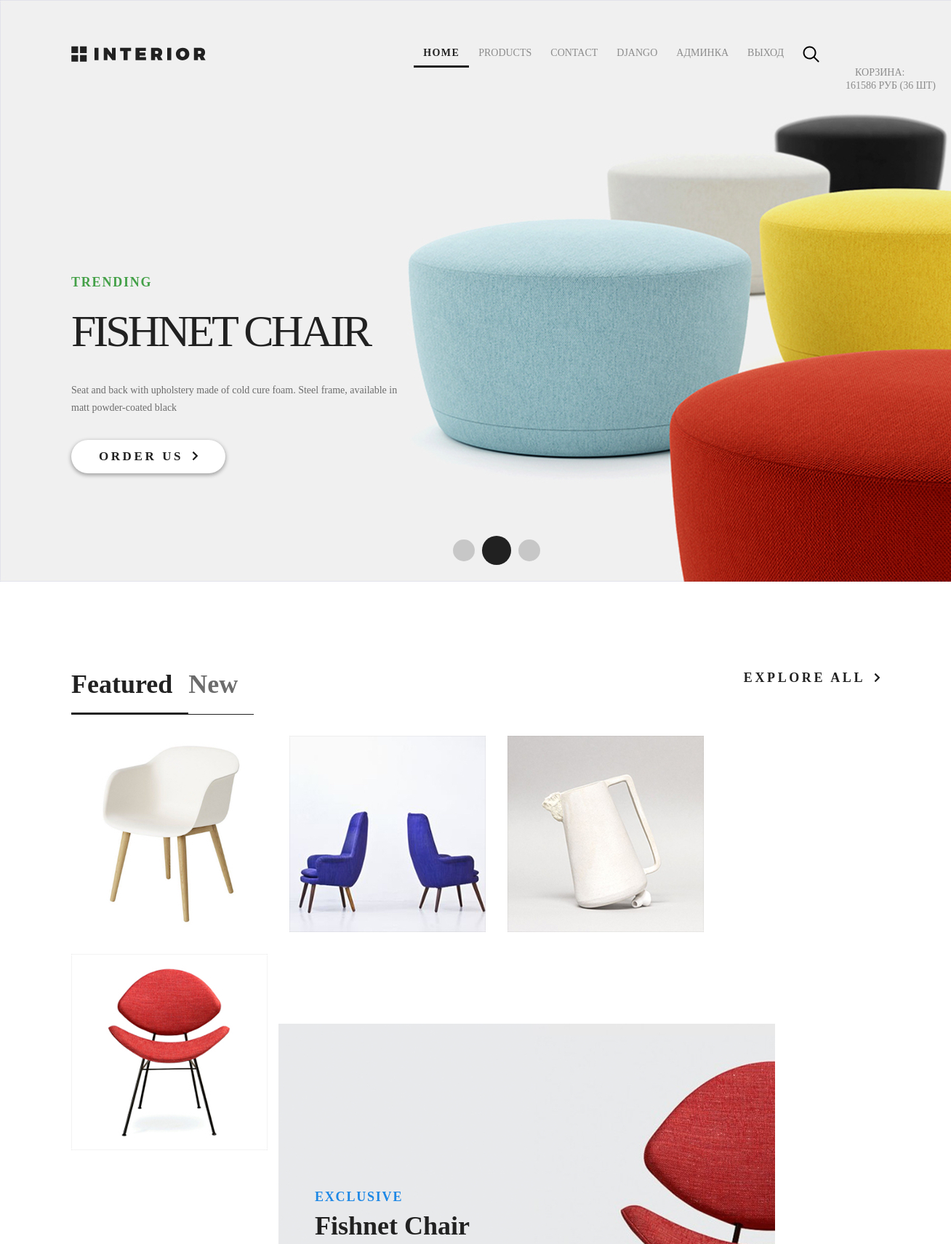
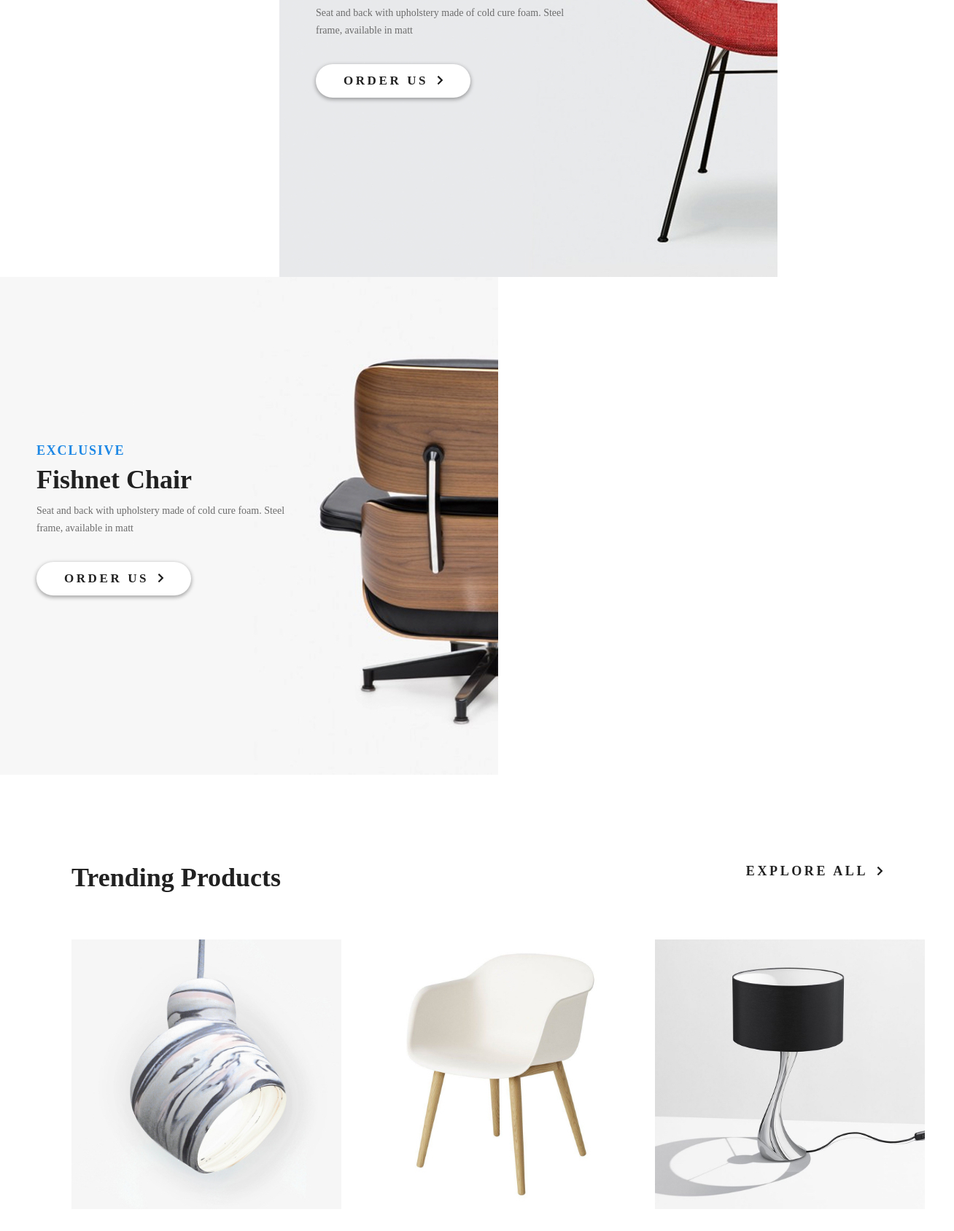
Page / (signed in, upper part) on the committed database (2 pictures, top to bottom).
### authapp/models.py (models this page shows)
class ShopUser(AbstractUser):
    age = models.PositiveSmallIntegerField('Возраст', null=True)
    avatar = models.ImageField(upload_to='users_avatars', blank=True)
    id_for_friends = models.CharField('Код для пригашения друзей', max_length=8, blank=True)

### basketapp/models.py (models this page shows)
class Basket(models.Model):
    user = models.ForeignKey(ShopUser, on_delete=models.CASCADE, related_name='basket')
    product = models.ForeignKey(Product, on_delete=models.CASCADE)
    quantity = models.PositiveIntegerField('количество', default=0)
    add_datetime = models.DateTimeField('дата добавления', auto_now_add=True)
    @property
    def product_cost(self):
        return self.product.price * self.quantity
    @property
    def total_quantity(self):
        return sum(map(lambda x: x.quantity, self.user.basket.all()))
    @property
    def total_cost(self):
        return sum(map(lambda x: x.product_cost, self.user.basket.all()))

### mainapp/models.py (models this page shows, shortened)
class Product(models.Model):
    category = models.ForeignKey(ProductCategory, on_delete=models.PROTECT, verbose_name='Категория')
    name = models.CharField('Название', max_length=128)
    short_description = models.CharField('Краткое описание', max_length=128, blank=True)
    description = models.TextField('Описание', blank=True)
    quantity = models.PositiveIntegerField('Количество', default=0)
    price = models.DecimalField('Цена', max_digits=10, decimal_places=0, default=0)
    image = models.ImageField(upload_to='products_images', blank=True)
    is_active = models.BooleanField(default=True)
    created_at = models.DateTimeField('Дата создания', auto_now_add=True)
    updated_at = models.DateTimeField('Дата обновления', auto_now=True)

### mainapp/views.py (the view)
# urls.py: path('', adminapp.ShopUserList.as_view(), name='index'),
def index(request):
    context = {
        'page_title': 'Interior',
        'basket': get_basket(request),
    }
    return render(request, 'mainapp/index.html', context)

### mainapp/views.py (called while the page is built)
def get_basket(request):
    return request.user.is_authenticated and request.user.basket.all() or []

### mainapp/templates/mainapp/index.html (shortened to what this page needs)
{% extends 'mainapp/base.html' %}
{% load static %}
{% block container %}
	<div class="slider padding-site">
		{% include 'mainapp/includes/inc__main_menu.html' %}
		<div class="slider-text">
			<p class="slider-tranding">TRENDING</p>
			<h2 class="slider-header">Fishnet Chair</h2>
			<p class="slider-content">
				Seat and back with upholstery made of cold cure foam. Steel frame, available in matt powder-coated black
			</p>
		</div>
		<div class="button">
			<a href="#" class="button-link">Order Us<span class="arrow-button"><img src="{% static 'icons/arrow.svg' %}" alt="arrow"></span></a>
		</div>
		<div class="slider-pagination">
			<a href="#" class="slider-pagination-circle"></a><a href="#" class=" slider-pagination-circle slider-pagination-circle-active"></a><a href="#" class="slider-pagination-circle"></a>
		</div>
	</div>
	<div class="featured padding-site">
		<div class="featured-header clearfix">
			<ul class="featured-tabs">
				<li class="featured-tabs-list"><a href="#" class="featured-tabs-link featured-tabs-link-active">
					Featured</a>
				</li>
				<li class="featured-tabs-list"><a href="#" class="featured-tabs-link">
					New</a>
				</li>
			</ul>
			<div class="explore-all clearfix"><a href="#" class="explore-all-link">Explore all<span class="arrow-button"><img src="{% static 'icons/arrow.svg' %}" alt="arrow"></span></a>
			</div>
		</div>
		<ul class="featured-products clearfix">
			<li class="featured-product-list"><a href="#" class="featured-product-link featured-product-link-active"><img src="{% static 'img/product-1.jpg' %}" alt="photo1"></a></li>
			<li class="featured-product-list"><a href="#" class="featured-product-link"><img src="{% static 'img/product-2.jpg' %}" alt="photo2"></a></li>
			<li class="featured-product-list"><a href="#" class="featured-product-link"><img src="{% static 'img/product-3.jpg' %}" alt="photo3"></a></li>
			<li class="featured-product-list"><a href="#" class="featured-product-link"><img src="{% static 'img/product-4.jpg' %}" alt="photo4"></a></li>
		</ul>
	</div>
	<div class="exclusive clearfix">
		<div class="exclusive-block-1">
			<div class="exclusive-text">
				<div class="exclusive-text-theme">
					exclusive
				</div>
				<div class="exclusive-text-heading">
					Fishnet Chair
				</div>
				<div class="exclusive-text-text">
					Seat and back with upholstery made of cold cure foam. Steel frame, available in matt
				</div>
				<div class="button">
					<a href="#" class="button-link">Order Us<span class="arrow-button"><img src="{% static 'icons/arrow.svg' %}" alt="arrow"></span></a>
				</div>
			</div>
		</div>
		<div class="exclusive-block-2">
			<div class="exclusive-text">
				<div class="exclusive-text-theme">
					exclusive
				</div>
				<div class="exclusive-text-heading">
					Fishnet Chair
				</div>
				<div class="exclusive-text-text">
					Seat and back with upholstery made of cold cure foam. Steel frame, available in matt
				</div>
				<div class="button">
					<a href="#" class="button-link">Order Us<span class="arrow-button"><img src="{% static 'icons/arrow.svg' %}" alt="arrow"></span></a>
				</div>
			</div>
		</div>
	</div>
	<div class="trending padding-site">
		<div class="trending-header clearfix">
			<div class="trending-header-text">
				Trending Products
			</div>
			<div class="explore-all clearfix"><a href="#" class="explore-all-link">Explore all<span class="arrow-button"><img src="{% static 'icons/arrow.svg' %}" alt="arrow"></span></a>
			</div>
		</div>
		<table class="trending-gallery">
			<tr>
				<td class="trending-gallery-photo"><img src="{% static 'img/product-11.jpg' %}" alt="product-11"></td>
				<td class="trending-gallery-photo"><img src="{% static 'img/product-21.jpg' %}" alt="product-21"></td>
				<td class="trending-gallery-photo"><img src="{% static 'img/product-31.jpg' %}" alt="product-31"></td>
			</tr>
		</table>
	</div>
{% endblock %}

### mainapp/templates/mainapp/includes/inc__main_menu.html (shortened to what this page needs)
{% load static %}
<div class="header clearfix">
	<a href="{% url 'main:index' %}"><img src="{% static 'img/logo.svg' %}" alt="logo"></a>
	<ul class="menu clearfix">
		<li class="menu-list">
			<a href="{% url 'main:index' %}" class="menu-link {% if request.resolver_match.view_name == 'main:index' %}
                        menu-link-active
                      {% endif %}">HOME</a>
		</li>
		<li class="menu-list">
			<a href="{% url 'main:products' %}" class="menu-link ">PRODUCTS</a>
		</li>
		<li class="menu-list">
			<a href="{% url 'main:contacts' %}" class="menu-link ">CONTACT</a>
		</li>
		{% if user.is_authenticated %}
            <li class="menu-list">
                <a href="{% url 'auth:update' %}" class="menu-link">
                    {{ user.first_name|default:'пользователь'|title }}
                </a>
            </li>
        {% endif %}
		{% if user.is_superuser %}
            <li class="menu-list">
                <a href="{% url 'my_admin:index' %}" class="menu-link">
                    Админка
                </a>
            </li>
        {% endif %}
        <li class="menu-list">
            {% if user.is_authenticated %}
                <a href="{% url 'auth:logout' %}" class="menu-link">
                    выход
                </a>
            {% else %}
                <a href="{% url 'auth:login' %}" class="menu-link">
                    вход
                </a>
            {% endif %}
        </li>
		<li class="menu-list">
			<a href="#" class="menu-link">
				<img src="{% static 'icons/search.svg' %}" alt="search">
			</a>
		</li>
	</ul>
</div>
<div class="basket">
	<a href="{% url 'basket:index' %}" class="menu-link">
		<span>Корзина:</span><br>
		<span>
			{% if basket %}
				{{ basket.0.total_cost|floatformat:0 }} руб ({{ basket.0.total_quantity }} шт)
			{% endif %}
		</span>
	</a>
</div>

### static/css/style.css (style rules this page uses)
* { margin: 0; padding: 0; }
html, body { height: 100%; }
body { font-family: Montserrat; }
.padding-site { padding-left: 98px; padding-right: 98px; }
.slider { max-width: 1366px; min-width: 600px; height: 800px; position: relative; background-image: url(/static/img/slider-img.jpg); background-size: cover; }
.clearfix::after { content: ""; display: table; clear: both; }
.header { padding-top: 63px; }
.menu { float: right; margin-right: 70px; }
.menu-list { list-style-type: none; float: left; }
.basket { float: right; margin-right: -90px; margin-bottom: 130px; }
.menu-link { color: #8c8c8c; font-size: 14px; font-weight: 300; text-transform: uppercase; text-decoration-line: none; padding: 10px 13px; }
.menu-link-active { color: #212121; font-weight: 700; letter-spacing: 1.4px; border-bottom: 3px solid #212121; }
.slider-tranding { color: #43a047; font-size: 18px; font-weight: 700; text-transform: uppercase; letter-spacing: 1.8px; margin-top: 288px; }
.slider-header { color: #212121; font-size: 62px; font-weight: 100; letter-spacing: -4px; text-transform: uppercase; line-height: 72px; margin-top: 20px; margin-bottom: 34px; }
.slider-content { color: #6c6c6c; font-size: 14px; width: 458px; line-height: 24px; margin-top: 34px; margin-bottom: 32px; }
.button { width: 212px; height: 46px; box-shadow: 0 2px 5px 1px rgba(33, 33, 33, 0.35); border-radius: 23px; background-color: #ffffff; display: inline-block; text-align: center; }
.button-link { display: block; color: #212121; line-height: 45px; font-size: 17px; font-weight: 700; text-transform: uppercase; letter-spacing: 3.6px; text-decoration-line: none; height: 100%; }
.arrow-button { margin-left: 12px; }
.slider-pagination { position: absolute; width: 1170px; bottom: 19px; text-align: center; }
.slider-pagination-circle { border-radius: 50%; width: 30px; height: 30px; background-color: #c7c7c7; display: inline-block; margin: 5px; }
.slider-pagination-circle-active { width: 40px; height: 40px; background-color: #212121; margin-bottom: 0px; }
.featured { background-color: white; height: 488px; padding-top: 120px; }
.featured-tabs-list { list-style-type: none; float: left; }
.featured-tabs-link { height: 25px; color: #6c6c6c; font-size: 36px; font-weight: 700; padding-right: 22px; padding-bottom: 21px; text-decoration-line: none; border-bottom: 1px solid #212121; }
.featured-tabs-link-active { color: #212121; font-size: 36px; font-weight: 700; border-bottom: 3px solid #212121; padding-bottom: 19px; }
.explore-all { float: right; }
.explore-all-link { text-decoration-line: none; color: #212121; font-size: 18px; font-weight: 700; line-height: 24px; text-transform: uppercase; letter-spacing: 3.6px; }
.featured-products { margin-top: 35px; margin-left: -15px; margin-right: -15px; }
.featured-product-list { list-style-type: none; }
.featured-product-link { width: 270px; height: 270px; float: left; margin: 15px; }
.exclusive-block-1, .exclusive-block-2 { height: 683px; width: 683px; float: left; }
.exclusive-block-1 { background-image: url(/static/img/promo-img1.jpg); }
.exclusive-block-2 { background-image: url(/static/img/promo-img.jpg); }
.exclusive-text { margin-left: 50px; }
.exclusive-text-theme, .gallery-main-theme { margin-top: 228px; color: #1e88e5; font-size: 18px; font-weight: 700; text-transform: uppercase; letter-spacing: 1.8px; }
.exclusive-text-heading, .gallery-main-header { width: 256px; color: #212121; font-size: 36px; font-weight: 700; margin-top: 8px; margin-bottom: 10px; }
.exclusive-text-text, .gallery-main-content { width: 374px; color: #6c6c6c; font-size: 14px; font-weight: 300; line-height: 24.04px; margin-bottom: 34px; }
.trending { height: 988px; padding-top: 120px; }
.trending-header-text { color: #212121; font-size: 36px; font-weight: 700; float: left; }
.trending-gallery { margin-top: 34px; border-spacing: 30px; margin-left: -30px; margin-bottom: 0px; }

### rows in the picture
ShopUser: first_name "DJANGO"
Basket: user+product+quantity "161586", user+quantity "36"
